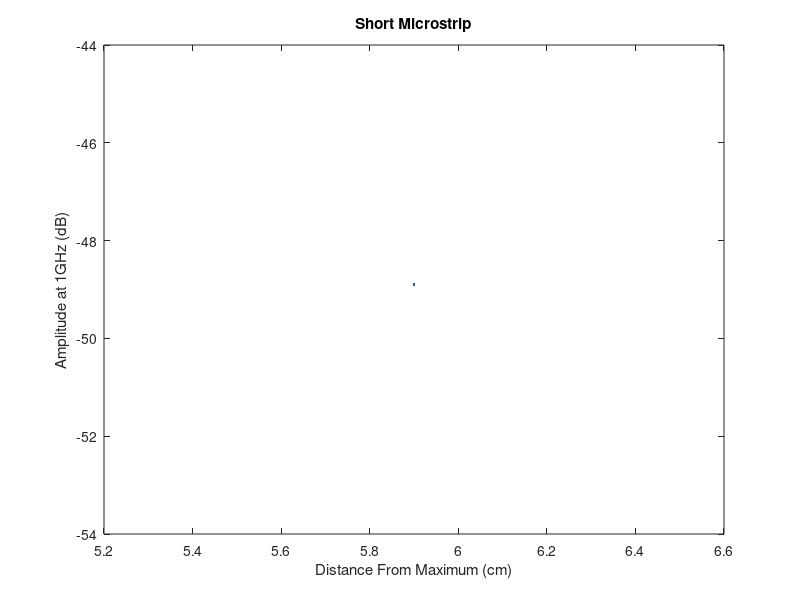

Here is the MATLAB script that generated this plot:
data=csvread('short-microstrip.csv');
x=data(:,1);
y=data(:,2);
plot(x,y);
xlabel('Distance From Maximum (cm)');
ylabel('Amplitude at 1GHz (dB)');
title('Short Microstrip');